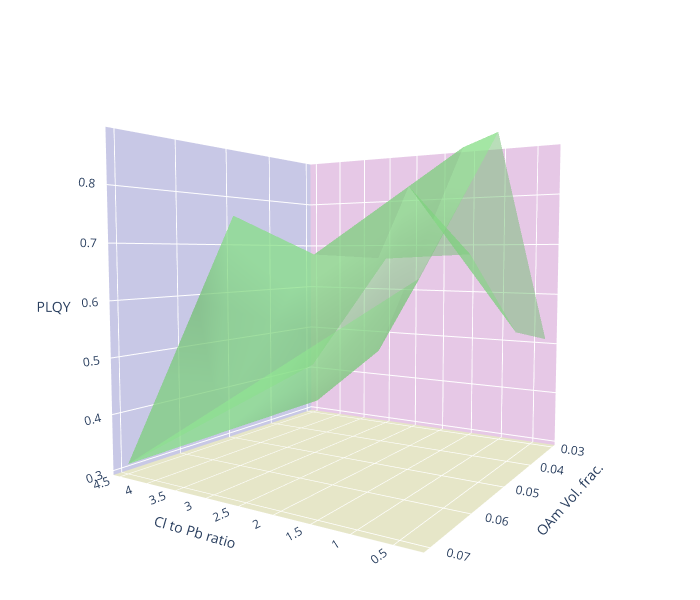

The cell this chart's notebook holds for it:
### Code cell
import plotly.graph_objects as go

R_time_0 = [324.29, 162.15, 108.10, 81.07,]

df = df.astype('float64').round(2)
df_02 = df[df.R_time_sec==R_time_0[-1]]


x_label = 'Cl to Pb ratio'
y_label = 'OAm Vol. frac.'
# y_label = 'Cl to Pb ratio'
z_label = 'PLQY'

x = df_02['Cl_Pb'].to_numpy()
y = df_02['OAm_frac'].to_numpy()
# y = df_02['Cl_Pb'].to_numpy()
z = df_02['PLQY'].to_numpy()


fig = go.Figure(data=[go.Mesh3d(x=x, y=y, z=z, color='lightgreen', opacity=0.50)])
fig.update_layout(autosize=False, width=700, height=600, 
                  xaxis_title=x_label, yaxis_title=y_label,)
fig.update_layout(scene = dict(
                    xaxis_title=x_label,
                    yaxis_title=y_label,
                    zaxis_title=z_label),
                    margin=dict(r=20, b=10, l=10, t=10))

fig.update_layout(scene = dict(
                    xaxis = dict(
                         backgroundcolor="rgb(200, 200, 230)",
                         gridcolor="white",
                         showbackground=True,
                         zerolinecolor="white",),
                    yaxis = dict(
                        backgroundcolor="rgb(230, 200,230)",
                        gridcolor="white",
                        showbackground=True,
                        zerolinecolor="white"),
                    zaxis = dict(
                        backgroundcolor="rgb(230, 230,200)",
                        gridcolor="white",
                        showbackground=True,
                        zerolinecolor="white",),),
                    margin=dict(
                    r=10, l=10,
                    b=10, t=10)
                  )

fig.update_layout(scene = dict(
                    yaxis = dict(
                        nticks=5,), )
                 )


if z_label == 'Peak (nm)':
    fig.update_layout(
        scene = dict(zaxis = dict(nticks=4, range=[440,515],),),)


fig.show()

### Figure 1 — Plotly figure (JSON) as saved in the notebook; plotly's stock layout.template omitted (floating-point values rounded to 4 significant figures)
{"data": [{"color": "lightgreen", "opacity": 0.5, "type": "mesh3d", "x": [4.5, 3, 1.5, 0.75, 0.3, 4.5, 3, 1.5, 0.75, 0.3, 4.5, 3, 1.5, 0.75, 0.3], "y": [0.03, 0.03, 0.03, 0.03, 0.03, 0.05, 0.05, 0.05, 0.05, 0.05, 0.07, 0.07, 0.07, 0.07, 0.07], "z": [0.41, 0.67, 0.68, 0.52, 0.51, 0.76, 0.68, 0.8, 0.86, 0.88, 0.31, 0.41, 0.47, 0.55, 0.65]}], "layout": {"autosize": false, "height": 600, "margin": {"b": 10, "l": 10, "r": 10, "t": 10}, "scene": {"aspectmode": "auto", "aspectratio": {"x": 1, "y": 1, "z": 1}, "camera": {"center": {"x": 0, "y": 0, "z": 0}, "eye": {"x": -1.144, "y": 1.833, "z": 0.146}, "projection": {"type": "perspective"}, "up": {"x": 0, "y": 0, "z": 1}}, "xaxis": {"backgroundcolor": "rgb(200, 200, 230)", "gridcolor": "white", "showbackground": true, "title": {"text": "Cl to Pb ratio"}, "type": "linear", "zerolinecolor": "white"}, "yaxis": {"backgroundcolor": "rgb(230, 200,230)", "gridcolor": "white", "nticks": 5, "showbackground": true, "title": {"text": "OAm Vol. frac."}, "type": "linear", "zerolinecolor": "white"}, "zaxis": {"backgroundcolor": "rgb(230, 230,200)", "gridcolor": "white", "showbackground": true, "title": {"text": "PLQY"}, "type": "linear", "zerolinecolor": "white"}}, "width": 700, "xaxis": {"title": {"text": "Cl to Pb ratio"}}, "yaxis": {"title": {"text": "OAm Vol. frac."}}}}
